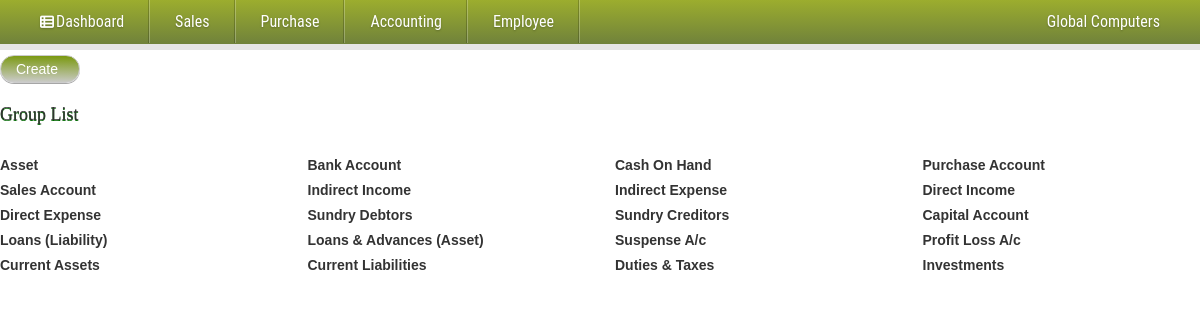
The app's page /admin/group_list.php (signed in) with its own data.
### tables this page shows
CREATE TABLE IF NOT EXISTS `group_master` (
  `group_id` int(4) NOT NULL AUTO_INCREMENT,
  `group_name` varchar(100) NOT NULL,
  PRIMARY KEY (`group_id`)
);

### admin/group_list.php (the view, shortened to what this page needs)
<?php include_once("header.php");?>
<form action="" method="post" role="form">
	<a href="#modal" id="btn-create">Create</a><br /><br/>
  	<h4 id="title">Group List</h4><br />
	<div class="row">
	<?php
		$rs=mysql_query("select *from group_master")or die(mysql_error());
	  	while($row=mysql_fetch_array($rs))
	  		echo "<div class='col-md-3'><label>".ucwords($row['group_name'])."</label></div>";
	 ?>
  </div>
</form>

### styles/style.css (style rules this page uses)
#title { width:100%; font-family:Georgia, "Times New Roman", Times, serif; height:auto; margin-top:15px; text-shadow: 0 1px #006600; }
body { margin: 0; padding: 0; color: #414141; }
#btn-create { background: -webkit-linear-gradient(180deg, #CCCCCC, #79980d); background: -o-linear-gradient(180deg, #333333, #79980d); background: -moz-linear-gradient(180deg, #333333, #79980d); background: linear-gradient(1deg,#CCCCCC,#79980d); filter: progid:DXImageTransform.Microsoft.gradient(GradientType=0,StartColorStr='#f6f6f6', EndColorStr='#e1e1e1'); border: 1px solid #ccc; color:#FFFFFF; display:inline-block; min-width:80px; float:left; font-family:Verdana, Arial, Helvetica, sans-serif; margin-right:0px; margin-bottom:5px; padding:3px 0px; padding-left:15px; margin-top:5px; text-decoration:none; border-radius:20px; -moz-border-radius:20px; -webkit-border-radius:20px; -moz-box-shadow:0 1px rgba(0,0,0,.35); -webkit-box-shadow:0 1px rgba(0,0,0,.35); }

### styles/popup.css (style rules this page uses)
html, body, div, span, applet, object, iframe, h1, h2, h3, h4, h5, h6, p, blockquote, pre, a, abbr, acronym, address, big, cite, code, del, dfn, em, img, ins, kbd, q, s, samp, small, strike, strong, sub, sup, tt, var, b, u, i, center, dl, dt, dd, ol, ul, li, fieldset, form, label, legend, table, caption, tbody, tfoot, thead, tr, th, td, article, aside, canvas, details, embed, figure, figcaption, footer, header, hgroup, menu, nav, output, ruby, section, summary, time, mark, audio, video { margin: 0; padding: 0; border: 0; font-size: 100%; font: inherit; vertical-align: baseline; }
body { line-height: 1; }

### records on screen
group_master: group_name "Asset"
group_master: group_name "Bank Account"
group_master: group_name "Cash On Hand"
group_master: group_name "Purchase Account"
group_master: group_name "Sales Account"
group_master: group_name "Indirect Income"
group_master: group_name "Indirect Expense"
group_master: group_name "Direct Income"
group_master: group_name "Direct Expense"
group_master: group_name "Sundry Debtors"
group_master: group_name "Sundry Creditors"
group_master: group_name "Capital Account"
group_master: group_name "Loans (Liability)"
group_master: group_name "Loans & Advances (Asset)"
group_master: group_name "Suspense A/c"
group_master: group_name "Profit Loss A/c"
group_master: group_name "Current Assets"
group_master: group_name "Current Liabilities"
group_master: group_name "Duties & Taxes"
group_master: group_name "Investments"

### other values on screen
$_SESSION['ossem_enterprise_name'] "Global Computers"
